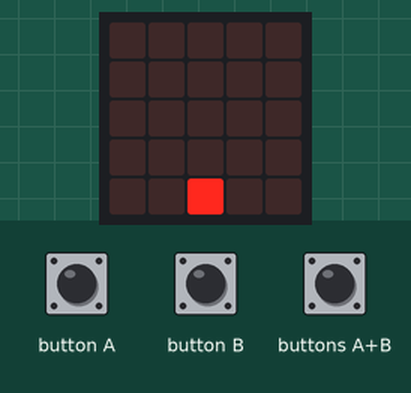
This program was run on a simulated BBC micro:bit (MakeCode). Parts: the board's 5×5 LED display. Inputs (shaded band) come from the test bench.

Above: at 1.2 s.
1.3 s: buttons A+B pressed for 0.15 s
At 1.75 s:
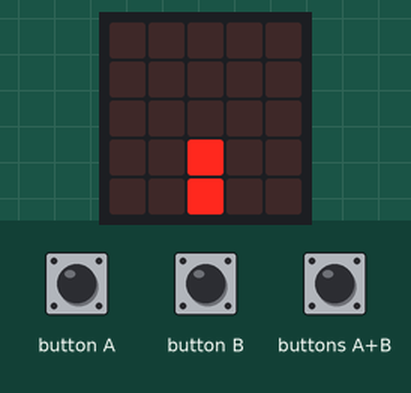
2.0 s: button A pressed for 0.15 s
At 3.6 s:
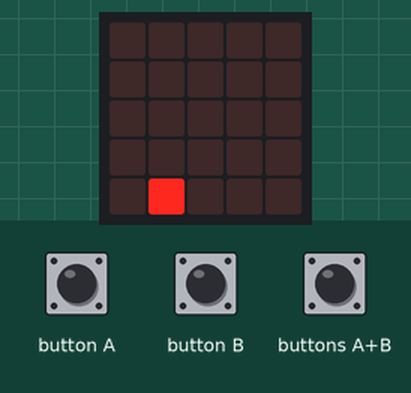
3.9 s: buttons A+B pressed for 1 s
At 5.2 s:
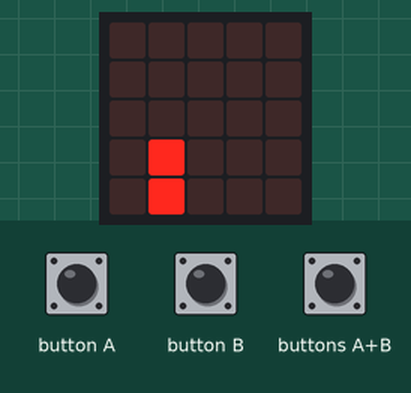
5.5 s: button B pressed for 0.15 s
At 5.8 s:
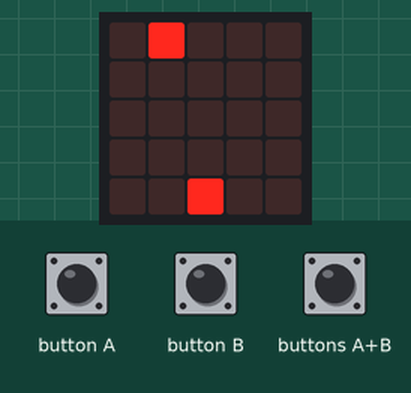
7.4 s: button B pressed for 0.15 s
At 8.7 s:
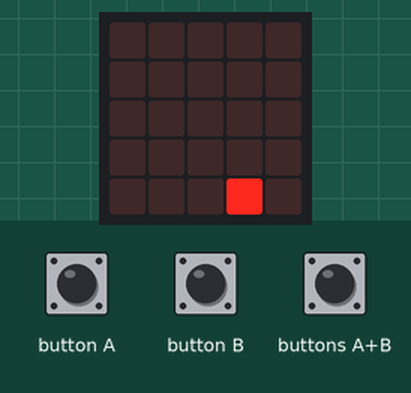
9.0 s: buttons A+B pressed for 0.15 s
At 9.45 s:
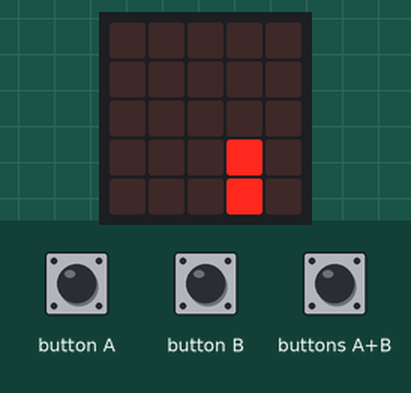
Timing chart, 0 to 10.7 s (numbered marks = the images above; inputs shaded):
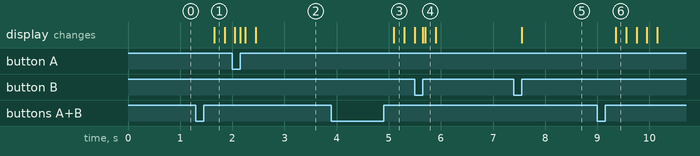

Measured:
- after the input at 1.3 s, the display: changes after 0.35 s (image 1)
- after the input at 2.0 s, the display: first differs from a run without the input after 0.15 s (image 2 shows a later state)
- after the input at 3.9 s, the display: changes after 1.2 s (image 3)
- after the input at 5.5 s, the display: first differs from a run without the input after 0.15 s (image 4 shows a later state)
- after the input at 7.4 s, the display: changes after 0.15 s (image 5)
- after the input at 9.0 s, the display: changes after 0.35 s (image 6)

The program:

main.ts
```typescript
input.onButtonPressed(Button.A, function () {
    ship.change(LedSpriteProperty.X, -1)
})
input.onButtonPressed(Button.AB, function () {
    bullet = game.createSprite(ship.get(LedSpriteProperty.X), ship.get(LedSpriteProperty.Y))
    basic.pause(200)
    for (let index = 0; index < 4; index++) {
        bullet.change(LedSpriteProperty.Y, -1)
        basic.pause(200)
    }
    bullet.delete()
})
input.onButtonPressed(Button.B, function () {
    ship.change(LedSpriteProperty.X, 1)
})
let bullet: game.LedSprite = null
let ship: game.LedSprite = null
ship = game.createSprite(2, 4)
basic.forever(function () {

})
```

test.ts
```typescript
// Hier kann man Tests durchführen; diese Datei wird nicht kompiliert, wenn dieses Paket als Erweiterung verwendet wird.
```
